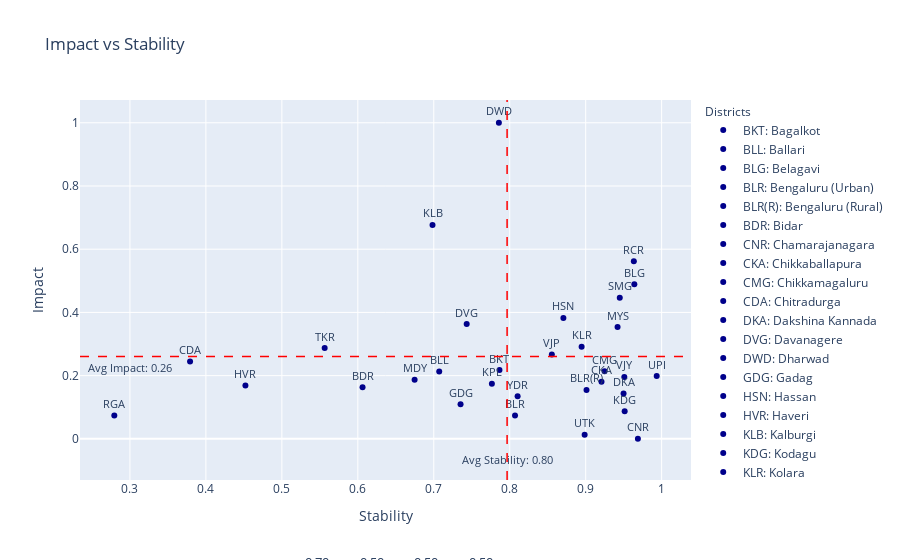

Notebook code cell kept with this figure:
### Code cell
import pandas as pd
import plotly.express as px
import ipywidgets as widgets
from ipywidgets import interact
from IPython.display import clear_output
import plotly.graph_objects as go

def update_plot(alpha1, alpha2, alpha3, alpha4):
    
    filtered_df = df[(df['Sensitivity (Health Facility)'] == alpha1) &
                     (df['Sensitivity (Caesarean)'] == alpha2) &
                     (df['Sensitivity (Leprosy Female)'] == alpha3) &
                     (df['Sensitivity (TB Female)'] == alpha4)]

    fig = px.scatter(filtered_df, x= 'New Stability', y='Impact', title='Impact vs Stability',
                     labels={'Impact': 'Impact', 'New Stability': 'Stability'},
                     text='Abbreviation', opacity=1,color_discrete_sequence=['darkblue'])

    fig.update_traces(textposition='top center', textfont=dict(size=11))

    fig.update_layout(
        annotations=[
            dict(
                x=0.5,
                y=-0.25,
                showarrow=False,
                text=f'α<sub>HF</sub>: {alpha1:.2f}, α<sub>CS</sub>: {alpha2:.2f}, α<sub>LP</sub>: {alpha3:.2f}, α<sub>TB</sub>: {alpha4:.2f}',
                xref="paper",
                yref="paper",
                font=dict(size=13)
            )
        ],
        legend_title_text='Districts',
        legend_title=dict(font=dict(size=12)),
    )

    legend_labels = [{'Abbreviation': abb, 'Full Form': full_form} 
                     for abb, full_form in zip(filtered_df['Abbreviation'].unique(), filtered_df['KGISDist 1'].unique())]

    for label in legend_labels:
        fig.add_trace(go.Scatter(
            x=[None],
            y=[None],
            mode='markers',
            marker=dict(color='darkblue'),
            name=f"{label['Abbreviation']}: {label['Full Form']}"
        ))

    avg_stability = filtered_df['New Stability'].mean()
    avg_impact = filtered_df['Impact'].mean()

    fig.add_shape(
        type='line',
        x0=avg_stability, y0=0, x1=avg_stability, y1=1,
        line=dict(color='red', width=1.5, dash='dash'),
        yref='paper'
    )

    fig.add_shape(
        type='line',
        x0=0, y0=avg_impact, x1=1, y1=avg_impact,
        line=dict(color='red', width=1.5, dash='dash'),
        xref='paper'
    )

    fig.add_trace(go.Scatter(
        x=[avg_stability],
        y=[-0.07],
        text=[f'Avg Stability: {avg_stability:.2f}'],
        mode="text",
        showlegend=False,
        textfont=dict(size=10.7)
    ))

    fig.add_trace(go.Scatter(
        x=[0.3],
        y=[avg_impact-0.04],
        text=[f'Avg Impact: {avg_impact:.2f}'],
        mode="text",
        showlegend=False,
        textfont=dict(size=10.7)
    ))

    clear_output()

    display(fig)
    
alpha1_slider = widgets.FloatSlider(value=0.5, min=0, max=1, step=0.1, description='αHF:')
alpha2_slider = widgets.FloatSlider(value=0.5, min=0, max=1, step=0.1, description='αCS:')
alpha3_slider = widgets.FloatSlider(value=0.5, min=0, max=1, step=0.1, description='αLP:')
alpha4_slider = widgets.FloatSlider(value=0.5, min=0, max=1, step=0.1, description='αTB:')

interactive_plot = interact(update_plot, alpha1=alpha1_slider, alpha2=alpha2_slider, alpha3=alpha3_slider, alpha4=alpha4_slider, __manual=True)
update_button = widgets.Button(description="Update Plot")
update_button.on_click(lambda _: update_plot(alpha1_slider.value, alpha2_slider.value, alpha3_slider.value, alpha4_slider.value))
widgets.HBox([update_button, alpha1_slider, alpha2_slider, alpha3_slider, alpha4_slider])

### Figure 1 — Plotly figure (JSON) as saved in the notebook; plotly's stock layout.template omitted (floating-point values rounded to 4 significant figures)
{"data": [{"hovertemplate": "Stability=%{x}<br>Impact=%{y}<br>Abbreviation=%{text}<extra></extra>", "legendgroup": "", "marker": {"color": "darkblue", "opacity": 1, "symbol": "circle"}, "mode": "markers+text", "name": "", "orientation": "v", "showlegend": false, "text": ["BKT", "BLL", "BLG", "BLR", "BLR(R)", "BDR", "CNR", "CKA", "CMG", "CDA", "DKA", "DVG", "DWD", "GDG", "HSN", "HVR", "KLB", "KDG", "KLR", "KPL", "MDY", "MYS", "RCR", "RGA", "SMG", "TKR", "UPI", "UTK", "VJP", "YDR", "VJY"], "textfont": {"size": 11}, "textposition": "top center", "type": "scatter", "x": [0.7865, 0.7072, 0.964, 0.807, 0.9011, 0.6062, 0.9687, 0.9208, 0.9249, 0.3791, 0.9499, 0.7433, 0.7857, 0.7353, 0.8706, 0.452, 0.6983, 0.9513, 0.8946, 0.7765, 0.6748, 0.942, 0.9634, 0.2794, 0.9449, 0.5563, 0.9935, 0.8986, 0.8554, 0.8104, 0.9508], "xaxis": "x", "y": [0.2176, 0.213, 0.4895, 0.07375, 0.1549, 0.163, 0, 0.1806, 0.214, 0.2451, 0.1435, 0.3632, 1, 0.1095, 0.3827, 0.1691, 0.6768, 0.08755, 0.2918, 0.1743, 0.1866, 0.3538, 0.5621, 0.07406, 0.4466, 0.2874, 0.1989, 0.01316, 0.2672, 0.1345, 0.1961], "yaxis": "y"}, {"marker": {"color": "darkblue"}, "mode": "markers", "name": "BKT: Bagalkot", "type": "scatter", "x": [null], "y": [null]}, {"marker": {"color": "darkblue"}, "mode": "markers", "name": "BLL: Ballari", "type": "scatter", "x": [null], "y": [null]}, {"marker": {"color": "darkblue"}, "mode": "markers", "name": "BLG: Belagavi", "type": "scatter", "x": [null], "y": [null]}, {"marker": {"color": "darkblue"}, "mode": "markers", "name": "BLR: Bengaluru (Urban)", "type": "scatter", "x": [null], "y": [null]}, {"marker": {"color": "darkblue"}, "mode": "markers", "name": "BLR(R): Bengaluru (Rural)", "type": "scatter", "x": [null], "y": [null]}, {"marker": {"color": "darkblue"}, "mode": "markers", "name": "BDR: Bidar", "type": "scatter", "x": [null], "y": [null]}, {"marker": {"color": "darkblue"}, "mode": "markers", "name": "CNR: Chamarajanagara", "type": "scatter", "x": [null], "y": [null]}, {"marker": {"color": "darkblue"}, "mode": "markers", "name": "CKA: Chikkaballapura", "type": "scatter", "x": [null], "y": [null]}, {"marker": {"color": "darkblue"}, "mode": "markers", "name": "CMG: Chikkamagaluru", "type": "scatter", "x": [null], "y": [null]}, {"marker": {"color": "darkblue"}, "mode": "markers", "name": "CDA: Chitradurga", "type": "scatter", "x": [null], "y": [null]}, {"marker": {"color": "darkblue"}, "mode": "markers", "name": "DKA: Dakshina Kannada", "type": "scatter", "x": [null], "y": [null]}, {"marker": {"color": "darkblue"}, "mode": "markers", "name": "DVG: Davanagere", "type": "scatter", "x": [null], "y": [null]}, {"marker": {"color": "darkblue"}, "mode": "markers", "name": "DWD: Dharwad", "type": "scatter", "x": [null], "y": [null]}, {"marker": {"color": "darkblue"}, "mode": "markers", "name": "GDG: Gadag", "type": "scatter", "x": [null], "y": [null]}, {"marker": {"color": "darkblue"}, "mode": "markers", "name": "HSN: Hassan", "type": "scatter", "x": [null], "y": [null]}, {"marker": {"color": "darkblue"}, "mode": "markers", "name": "HVR: Haveri", "type": "scatter", "x": [null], "y": [null]}, {"marker": {"color": "darkblue"}, "mode": "markers", "name": "KLB: Kalburgi", "type": "scatter", "x": [null], "y": [null]}, {"marker": {"color": "darkblue"}, "mode": "markers", "name": "KDG: Kodagu", "type": "scatter", "x": [null], "y": [null]}, {"marker": {"color": "darkblue"}, "mode": "markers", "name": "KLR: Kolara", "type": "scatter", "x": [null], "y": [null]}, {"marker": {"color": "darkblue"}, "mode": "markers", "name": "KPL: Koppal", "type": "scatter", "x": [null], "y": [null]}, {"marker": {"color": "darkblue"}, "mode": "markers", "name": "MDY: Mandya", "type": "scatter", "x": [null], "y": [null]}, {"marker": {"color": "darkblue"}, "mode": "markers", "name": "MYS: Mysuru", "type": "scatter", "x": [null], "y": [null]}, {"marker": {"color": "darkblue"}, "mode": "markers", "name": "RCR: Raichur", "type": "scatter", "x": [null], "y": [null]}, {"marker": {"color": "darkblue"}, "mode": "markers", "name": "RGA: Ramanagara", "type": "scatter", "x": [null], "y": [null]}, {"marker": {"color": "darkblue"}, "mode": "markers", "name": "SMG: Shivamogga", "type": "scatter", "x": [null], "y": [null]}, {"marker": {"color": "darkblue"}, "mode": "markers", "name": "TKR: Tumakuru", "type": "scatter", "x": [null], "y": [null]}, {"marker": {"color": "darkblue"}, "mode": "markers", "name": "UPI: Udupi", "type": "scatter", "x": [null], "y": [null]}, {"marker": {"color": "darkblue"}, "mode": "markers", "name": "UTK: Uttara Kannada", "type": "scatter", "x": [null], "y": [null]}, {"marker": {"color": "darkblue"}, "mode": "markers", "name": "VJP: Vijayapura", "type": "scatter", "x": [null], "y": [null]}, {"marker": {"color": "darkblue"}, "mode": "markers", "name": "YDR: Yadgir", "type": "scatter", "x": [null], "y": [null]}, {"marker": {"color": "darkblue"}, "mode": "markers", "name": "VJY: Vijayanagara", "type": "scatter", "x": [null], "y": [null]}, {"mode": "text", "showlegend": false, "text": ["Avg Stability: 0.80"], "textfont": {"size": 10.7}, "type": "scatter", "x": [0.7965], "y": [-0.07]}, {"mode": "text", "showlegend": false, "text": ["Avg Impact: 0.26"], "textfont": {"size": 10.7}, "type": "scatter", "x": [0.3], "y": [0.2203]}], "layout": {"annotations": [{"font": {"size": 13}, "showarrow": false, "text": "α<sub>HF</sub>: 0.70, α<sub>CS</sub>: 0.50, α<sub>LP</sub>: 0.50, α<sub>TB</sub>: 0.50", "x": 0.5, "xref": "paper", "y": -0.25, "yref": "paper"}], "legend": {"title": {"font": {"size": 12}, "text": "Districts"}, "tracegroupgap": 0}, "shapes": [{"line": {"color": "red", "dash": "dash", "width": 1.5}, "type": "line", "x0": 0.7965, "x1": 0.7965, "y0": 0, "y1": 1, "yref": "paper"}, {"line": {"color": "red", "dash": "dash", "width": 1.5}, "type": "line", "x0": 0, "x1": 1, "xref": "paper", "y0": 0.2603, "y1": 0.2603}], "title": {"text": "Impact vs Stability"}, "xaxis": {"anchor": "y", "domain": [0, 1], "title": {"text": "Stability"}}, "yaxis": {"anchor": "x", "domain": [0, 1], "title": {"text": "Impact"}}}}
